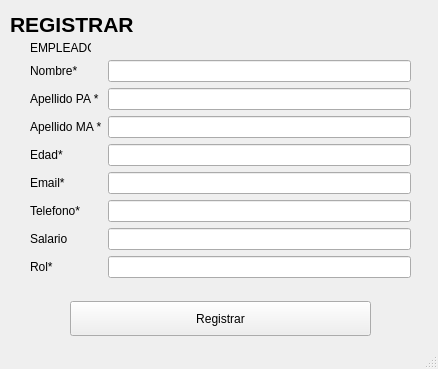
<?xml version="1.0" encoding="UTF-8"?>
<ui version="4.0">
 <class>MainWindow</class>
 <widget class="QMainWindow" name="MainWindow">
  <property name="geometry">
   <rect>
    <x>0</x>
    <y>0</y>
    <width>438</width>
    <height>369</height>
   </rect>
  </property>
  <property name="windowTitle">
   <string>AÑADIR EMPLEADOS</string>
  </property>
  <widget class="QWidget" name="centralwidget">
   <widget class="QLabel" name="lblTitulo">
    <property name="geometry">
     <rect>
      <x>10</x>
      <y>10</y>
      <width>422</width>
      <height>28</height>
     </rect>
    </property>
    <property name="font">
     <font>
      <pointsize>16</pointsize>
      <bold>true</bold>
     </font>
    </property>
    <property name="text">
     <string>REGISTRAR</string>
    </property>
   </widget>
   <widget class="QLabel" name="lb_empleado">
    <property name="geometry">
     <rect>
      <x>30</x>
      <y>40</y>
      <width>61</width>
      <height>16</height>
     </rect>
    </property>
    <property name="text">
     <string>EMPLEADO</string>
    </property>
   </widget>
   <widget class="QWidget" name="formLayoutWidget">
    <property name="geometry">
     <rect>
      <x>30</x>
      <y>60</y>
      <width>381</width>
      <height>242</height>
     </rect>
    </property>
    <layout class="QFormLayout" name="formLayout">
     <item row="0" column="0">
      <widget class="QLabel" name="lb_nombre">
       <property name="text">
        <string>Nombre* </string>
       </property>
      </widget>
     </item>
     <item row="0" column="1">
      <widget class="QLineEdit" name="le_nombre"/>
     </item>
     <item row="1" column="0">
      <widget class="QLabel" name="lblApellidoPA">
       <property name="text">
        <string>Apellido PA *</string>
       </property>
      </widget>
     </item>
     <item row="1" column="1">
      <widget class="QLineEdit" name="le_apellidoPA"/>
     </item>
     <item row="2" column="0">
      <widget class="QLabel" name="lblApellidoMA">
       <property name="text">
        <string>Apellido MA *</string>
       </property>
      </widget>
     </item>
     <item row="2" column="1">
      <widget class="QLineEdit" name="le_apellidoMa"/>
     </item>
     <item row="3" column="0">
      <widget class="QLabel" name="lblFechaNac">
       <property name="text">
        <string>Edad*</string>
       </property>
      </widget>
     </item>
     <item row="3" column="1">
      <widget class="QLineEdit" name="le_edad"/>
     </item>
     <item row="4" column="0">
      <widget class="QLabel" name="lb_email">
       <property name="text">
        <string>Email*</string>
       </property>
      </widget>
     </item>
     <item row="4" column="1">
      <widget class="QLineEdit" name="le_email"/>
     </item>
     <item row="5" column="0">
      <widget class="QLabel" name="lb_telefono">
       <property name="text">
        <string>Telefono*</string>
       </property>
      </widget>
     </item>
     <item row="5" column="1">
      <widget class="QLineEdit" name="le_telefono"/>
     </item>
     <item row="7" column="0">
      <widget class="QLabel" name="lb_rol">
       <property name="text">
        <string>Rol*</string>
       </property>
      </widget>
     </item>
     <item row="7" column="1">
      <widget class="QLineEdit" name="le_rol"/>
     </item>
     <item row="6" column="1">
      <widget class="QLineEdit" name="le_salario"/>
     </item>
     <item row="6" column="0">
      <widget class="QLabel" name="lb_salario">
       <property name="text">
        <string>Salario</string>
       </property>
      </widget>
     </item>
    </layout>
   </widget>
   <widget class="QWidget" name="layoutWidget_2">
    <property name="geometry">
     <rect>
      <x>30</x>
      <y>300</y>
      <width>381</width>
      <height>37</height>
     </rect>
    </property>
    <layout class="QHBoxLayout" name="horizontalLayout_3">
     <item>
      <spacer name="hs">
       <property name="sizeHint" stdset="0">
        <size>
         <width>40</width>
         <height>20</height>
        </size>
       </property>
      </spacer>
     </item>
     <item>
      <widget class="QPushButton" name="btnGuardar">
       <property name="minimumSize">
        <size>
         <width>150</width>
         <height>35</height>
        </size>
       </property>
       <property name="text">
        <string>Registrar</string>
       </property>
      </widget>
     </item>
     <item>
      <spacer name="hs01">
       <property name="sizeHint" stdset="0">
        <size>
         <width>40</width>
         <height>20</height>
        </size>
       </property>
      </spacer>
     </item>
    </layout>
   </widget>
  </widget>
  <widget class="QStatusBar" name="statusbar"/>
 </widget>
 <resources/>
 <connections/>
</ui>
